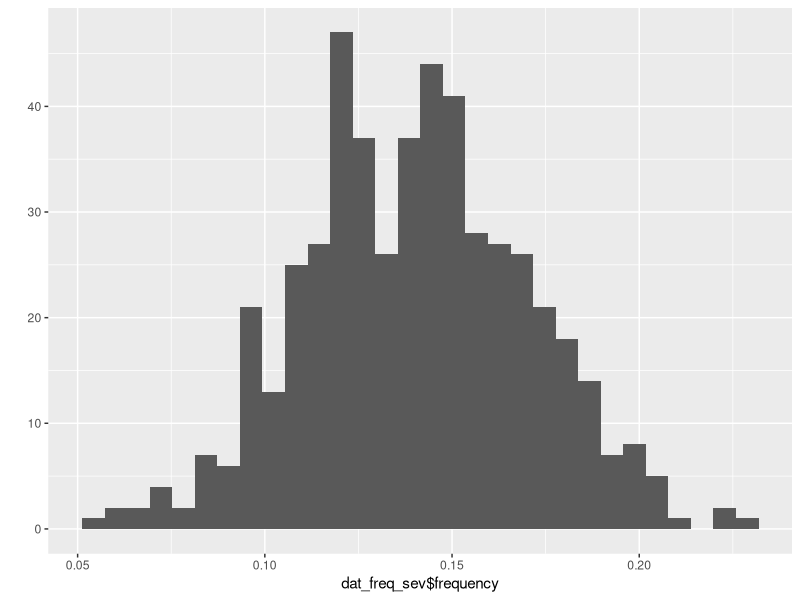

This chart was generated by the following R code:
## ---- chunk 1
knitr::opts_chunk$set(echo = TRUE, warning = FALSE, message = FALSE)
library(tidyverse)
## ---- chunk 2
# set seed for reproducibility
set.seed(124)

# number of states
n <- length(state.name)

# simulate loss ratio
dat <- tibble(
  state = state.name,
  # normal distribution
  loss_ratio = rnorm(n = n, mean = 0.5, sd = 0.1)
)

# convert state name to lowercase
dat$state <- tolower(dat$state)

# export loss ratio data set to csv
write.csv(dat, "data.csv", row.names = FALSE)

# Frequency Severity
set.seed(20) # set seed for reproducibility

# create data set
dat_freq_sev <- tibble(
  # 10 records per state
  state = rep(state.abb,10),
  year = rep(2010:2019, each = 50),
  # normal distribution
  frequency = rnorm(500, mean = 0.14, sd = 0.03),
  avg_severity = rnorm(500, mean = 2750, sd = 900)
)

# plot distribution
qplot(dat_freq_sev$frequency)

# export frequence severity data to csv
write.csv(dat_freq_sev, "freq_sev.csv", row.names = FALSE)

